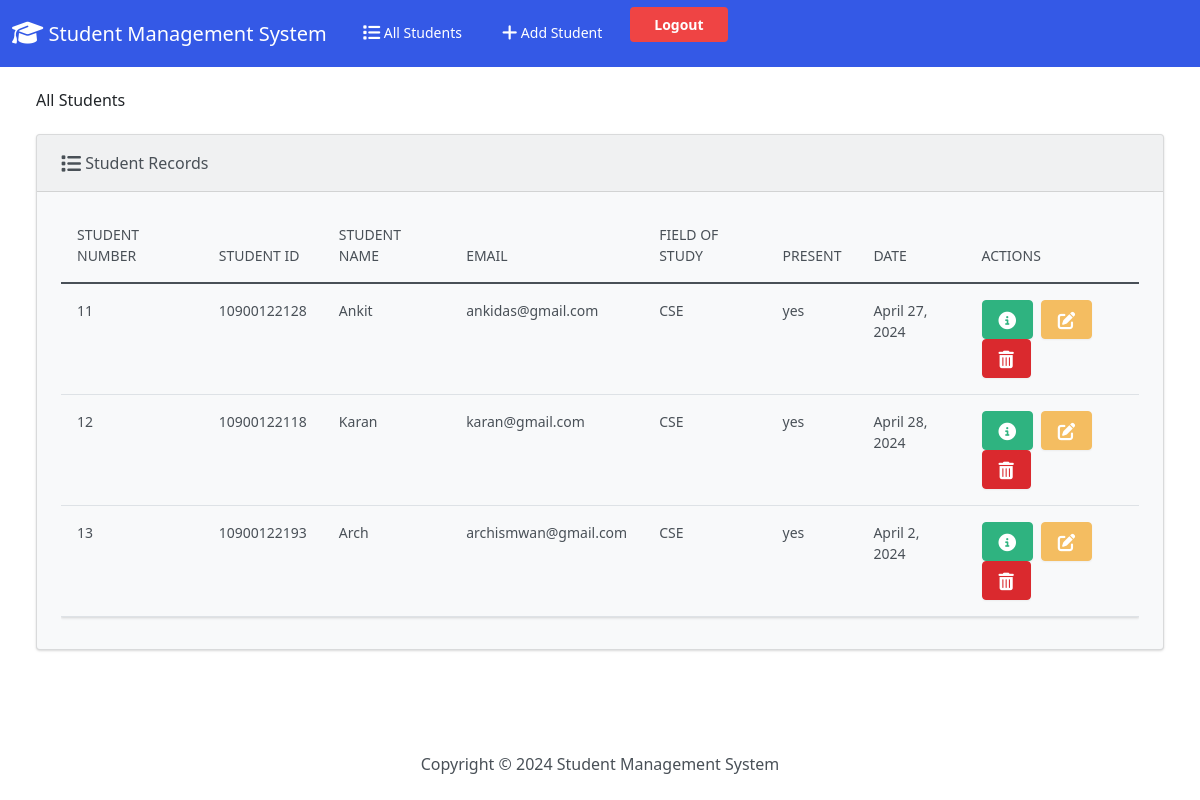
The page /index on the database as committed earlier.
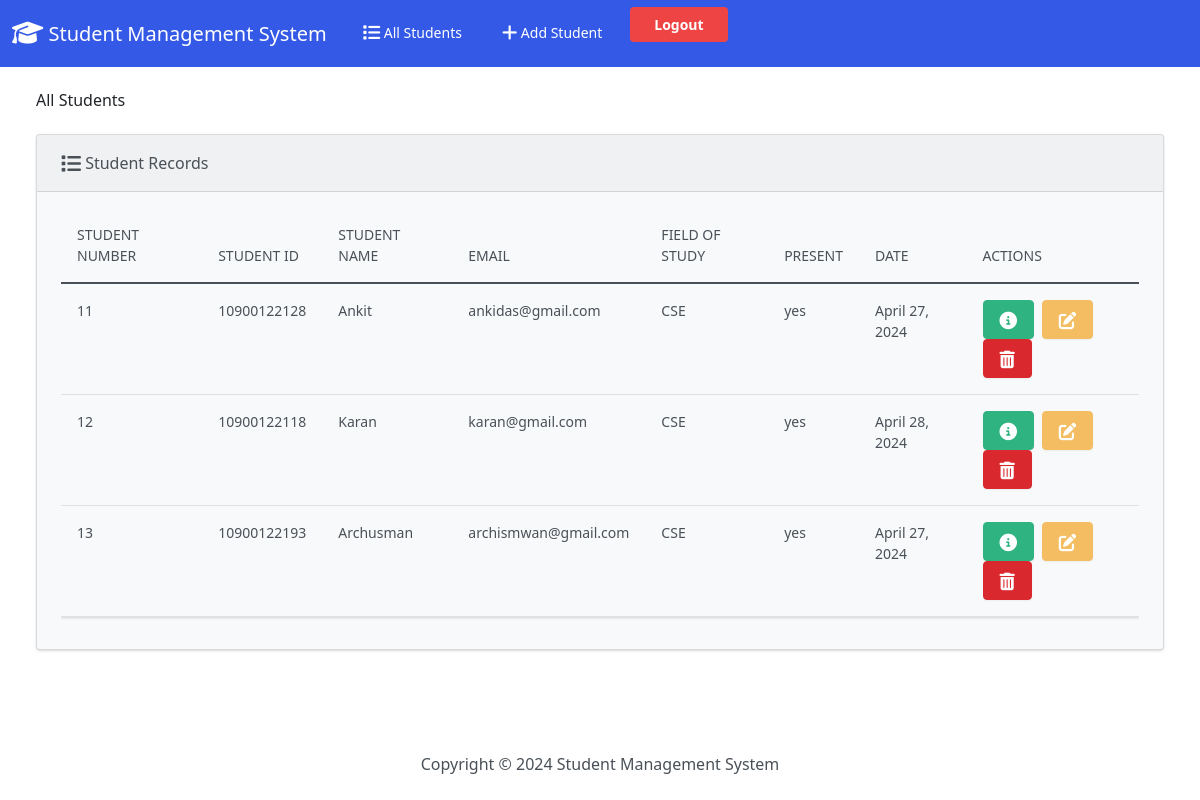
The same page on the database as committed later.
### student_app/models.py (models this page shows)
class Student(models.Model):
    studentName = models.CharField(max_length=50)
    department = models.TextField(max_length=50)
    section = models.CharField(max_length=50)
    rollNo = models.CharField(max_length=20)
    emailId = models.EmailField(max_length=100)
    collegeId = models.CharField(max_length=20)
    password = models.CharField(max_length=100)
    present = models.CharField(max_length=20)
    date = models.DateField(null=True, blank=True)

### student_app/views.py (the view)
# urls.py: path('index', views.index),
def index(request):
    return render(request, 'index.html', {
        'students': Student.objects.all()
    })

### student_app/templates/index.html (shortened to what this page needs)
{% extends "base.html" %}
{% block body %}
<h3 class="m-4">All Students</h3>
<div class="row">
  <div class="col-12">
    {% if students %}
    <div class="card bg-light ms-4 me-4 mb-4">
      <div class="card-header">
        <i class="fa-solid fa-list fa-lg"></i> Student Records
      </div>
      <div class="card-body">
        <p class="card-text">
          <div class="table-responsive">
            <table class="table table-hover">
              <thead>
                <tr>
                  <th scope="col">Student Number</th>
                  <th scope="col">Student ID</th>
                  <th scope="col">Student Name</th>
                  <th scope="col">Email</th>
                  <th scope="col">Field of Study</th>
                  <th scope="col">Present</th>
                  <th scope="col">Date</th>
                  <th scope="col">Actions</th>
                </tr>
              </thead>
              <tbody>
                {% for student in students %}
                  <tr>
                    <td>{{ student.id }}</td>
                    <td>{{ student.collegeId }}</td>
                    <td>{{ student.studentName }}</td>
                    <td>{{ student.emailId }}</td>
                    <td>{{ student.department }}</td>
                    <td>{{ student.present }}</td>
                    <td>{{ student.date }}</td>
                    <td>
                      <button type="button" class="btn btn-success me-1" href="{% url 'view_student' student.id %}" data-bs-toggle="modal" data-bs-target="#myModal{{student.id}}">
                      </button>
                      <a class="btn btn-warning me-1" href="{% url 'edit' student.id %}">
                      </a>
                      <button type="button" class="btn btn-danger" data-bs-toggle="modal" data-bs-target="#delete{{student.id}}">
                      </button>
                    </td>
                  </tr>
                {% endfor %}
              </tbody>
            </table>
          </div>
        </p>
      </div>
    </div>
    {% else %}
      <h5 class="alert alert-primary ms-4 me-4">No Student Records</h5>
    {% endif %}
  </div>
</div>
{% endblock %}

### student_app/templates/base.html (shortened to what this page needs)
{% load static %}
<!DOCTYPE html>
<html lang="en">
  <head>
    <link
      rel="stylesheet"
      href="https://cdnjs.cloudflare.com/ajax/libs/font-awesome/6.1.1/css/all.min.css" />
    <link href="{% static 'css/bootstrap.min.css' %}" rel="stylesheet" />
    <link
      href="https://cdn.jsdelivr.net/npm/tailwindcss@2.2.19/dist/tailwind.min.css"
      rel="stylesheet" />
  </head>
  <body class="d-flex flex-column min-vh-100">
    <nav class="navbar navbar-expand-lg navbar-dark bg-primary">
      <div class="ml-3 flex flex-row">
        <a class="navbar-brand" href="{% url 'index' %}">
          <i class="fa-solid fa-graduation-cap fa-lg"></i> Student Management
          System
        </a>
        <ul class="navbar-nav flex">
          <div class="flex">
            <li class="nav-item">
              <a class="nav-link" href="{% url 'index' %}">
                 All Students
              </a>
            </li>
            <li class="nav-item">
              <a class="nav-link" href="{% url 'add' %}">
                 Add Student
              </a>
            </li>
          </div>
          <li class="nav-item ml-auto">
            <a
              href="{% url 'logout' %}"
              class="bg-red-500 hover:bg-red-700 text-white font-bold py-2 px-4 rounded">
              Logout
            </a>
          </li>
        </ul>
      </div>
    </nav>
    <div class="container-fluid">{% block body %} {% endblock %}</div>
    <footer class="mt-auto mb-4">
      <div class="text-center">
        <span>
          Copyright &copy;
          Student Management System
        </span>
      </div>
    </footer>
  </body>
</html>

Rows that differ between the two databases and show on the page:
changed Student "archismwan@gmail.com": studentName "Arch" → "Archusman"; date "April 2, 2024" → "April 27, 2024"
